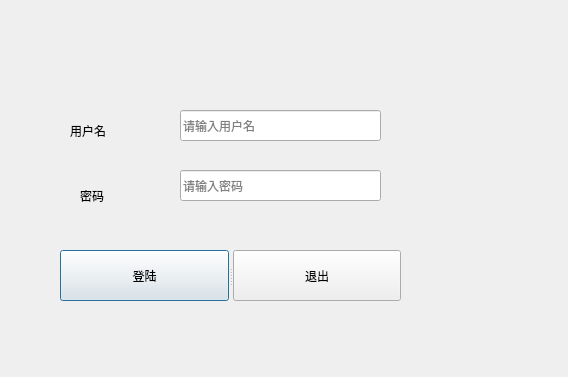
<?xml version="1.0" encoding="UTF-8"?>
<ui version="4.0">
 <class>LoginDialog</class>
 <widget class="QDialog" name="LoginDialog">
  <property name="geometry">
   <rect>
    <x>0</x>
    <y>0</y>
    <width>568</width>
    <height>377</height>
   </rect>
  </property>
  <property name="windowTitle">
   <string>Dialog</string>
  </property>
  <widget class="QLabel" name="label">
   <property name="geometry">
    <rect>
     <x>70</x>
     <y>120</y>
     <width>71</width>
     <height>21</height>
    </rect>
   </property>
   <property name="text">
    <string>用户名</string>
   </property>
  </widget>
  <widget class="QLabel" name="label_2">
   <property name="geometry">
    <rect>
     <x>80</x>
     <y>180</y>
     <width>81</width>
     <height>31</height>
    </rect>
   </property>
   <property name="text">
    <string>密码</string>
   </property>
  </widget>
  <widget class="QLineEdit" name="usrLineEdit">
   <property name="geometry">
    <rect>
     <x>180</x>
     <y>110</y>
     <width>201</width>
     <height>31</height>
    </rect>
   </property>
   <property name="placeholderText">
    <string>请输入用户名</string>
   </property>
  </widget>
  <widget class="QLineEdit" name="pwdLineEdit">
   <property name="geometry">
    <rect>
     <x>180</x>
     <y>170</y>
     <width>201</width>
     <height>31</height>
    </rect>
   </property>
   <property name="placeholderText">
    <string>请输入密码</string>
   </property>
  </widget>
  <widget class="QSplitter" name="splitter">
   <property name="geometry">
    <rect>
     <x>60</x>
     <y>250</y>
     <width>341</width>
     <height>51</height>
    </rect>
   </property>
   <property name="orientation">
    <enum>Qt::Horizontal</enum>
   </property>
   <widget class="QPushButton" name="loginbutton">
    <property name="text">
     <string>登陆</string>
    </property>
   </widget>
   <widget class="QPushButton" name="exitbutton">
    <property name="text">
     <string>退出</string>
    </property>
   </widget>
  </widget>
 </widget>
 <resources/>
 <connections>
  <connection>
   <sender>exitbutton</sender>
   <signal>clicked()</signal>
   <receiver>LoginDialog</receiver>
   <slot>close()</slot>
   <hints>
    <hint type="sourcelabel">
     <x>286</x>
     <y>233</y>
    </hint>
    <hint type="destinationlabel">
     <x>199</x>
     <y>149</y>
    </hint>
   </hints>
  </connection>
 </connections>
</ui>
